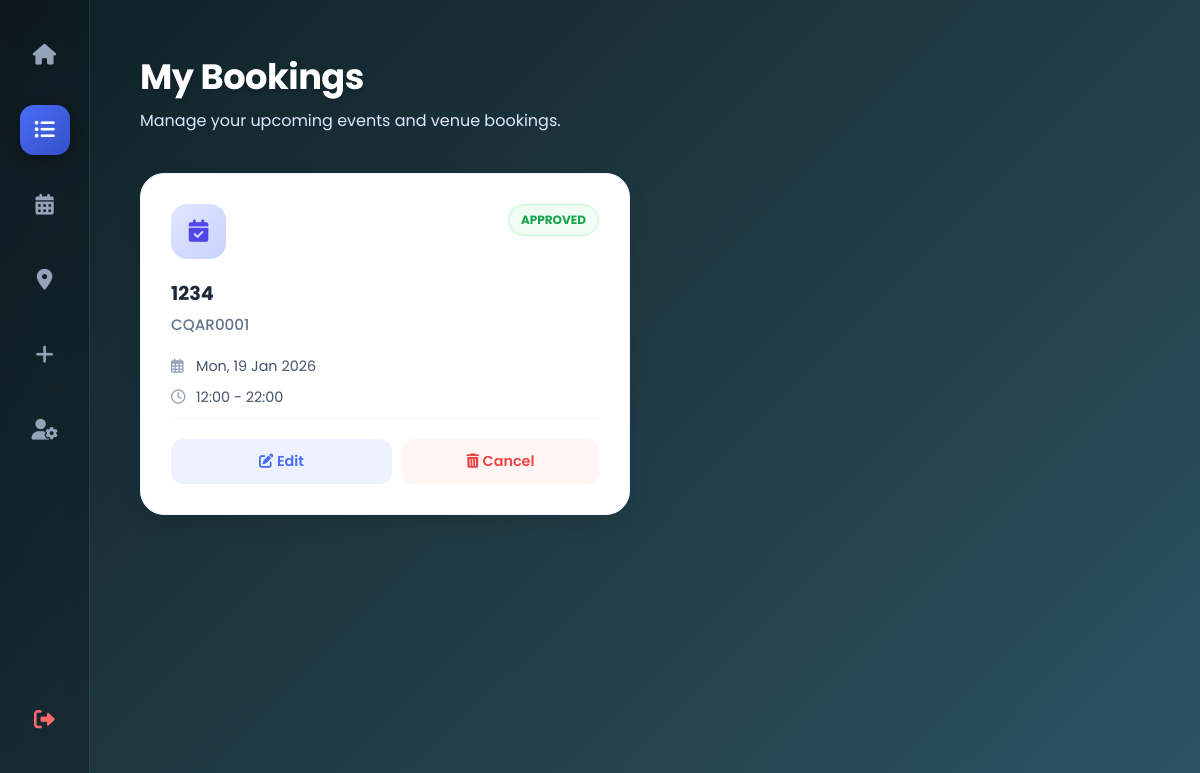
The app's page /my_bookings/ (signed in) with its own data.
### accounts/models.py (models this page shows, shortened)
class Booking(models.Model):
    STATUS_CHOICES = [
        ('PENDING', 'Pending'),
        ('APPROVED', 'Approved'),
        ('REJECTED', 'Rejected'),
    ]
    PURPOSE_CHOICES = [
        ('STUDY', 'Study'),
        ('EVENT', 'Event'),
    ]
    user = models.ForeignKey(User, on_delete=models.CASCADE)
    venue = models.ForeignKey(Venue, on_delete=models.CASCADE)
    purpose = models.CharField(max_length=10, choices=PURPOSE_CHOICES, default='STUDY')
    event_name = models.CharField(max_length=200, blank=True)
    description = models.TextField(blank=True)
    document = models.FileField(upload_to='booking_docs/', blank=True, null=True)
    start_time = models.DateTimeField()
    end_time = models.DateTimeField()
    status = models.CharField(max_length=10, choices=STATUS_CHOICES, default='PENDING')
    created_at = models.DateTimeField(auto_now_add=True)
    addon_equipment = models.TextField(blank=True, null=True, help_text="List any extra equipment needed (e.g., Extra Mic, Extension Cord).")

class Venue(models.Model):
    name = models.CharField(max_length=200, help_text="e.g. Lecture Hall A")
    location = models.CharField(max_length=200, help_text="e.g. Block B, Level 2")
    capacity = models.IntegerField(help_text="How many people can fit?")
    equipment = models.CharField(max_length=200, blank=True, help_text="e.g. Projector, Wifi, AC")

### accounts/views.py (the view)
# urls.py: path('my_bookings/', views.my_bookings_view, name='my_bookings'),
@login_required(login_url='login')
def my_bookings_view(request):
    bookings = Booking.objects.filter(user=request.user).order_by('-start_time')
    return render(request, 'my_bookings.html', {'bookings': bookings})

### templates/my_bookings.html (shortened to what this page needs)
<!DOCTYPE html>
<html lang="en">
<head>
    <link rel="stylesheet" href="https://cdnjs.cloudflare.com/ajax/libs/font-awesome/6.0.0/css/all.min.css">
</head>
<body>
    <div class="sidebar">
        <a href="{% url 'dashboard' %}" class="sidebar-icon" data-tooltip="Dashboard"><i class="fas fa-home"></i></a>
        <a href="#" class="sidebar-icon active" data-tooltip="My Bookings"><i class="fas fa-list-ul"></i></a>
        <a href="{% url 'calendar' %}" class="sidebar-icon" data-tooltip="View Schedule"><i class="fas fa-calendar-alt"></i></a>
        <a href="{% url 'venue_list' %}" class="sidebar-icon" data-tooltip="Campus Venues"><i class="fas fa-map-marker-alt"></i></a>
        <a href="{% url 'create_booking' %}" class="sidebar-icon" data-tooltip="Book a Venue"><i class="fas fa-plus"></i></a>
        <a href="{% url 'profile' %}" class="sidebar-icon" data-tooltip="Settings"><i class="fas fa-user-cog"></i></a>
        <a href="{% url 'logout' %}" class="sidebar-icon logout" data-tooltip="Log Out"><i class="fas fa-sign-out-alt"></i></a>
    </div>
    <div class="main-content">
        <div class="header">
            <h1>My Bookings</h1>
            <p>Manage your upcoming events and venue bookings.</p>
        </div>
        <div class="bookings-grid">
            {% for booking in bookings %}
                <div class="booking-card">
                    <div class="card-top">
                        <a href="{% url 'booking_detail' booking.id %}" style="text-decoration: none; color: inherit; display: contents;">
                            <div class="venue-icon"><i class="fas fa-calendar-check"></i></div>
                            {% if booking.status == 'APPROVED' %}
                                <span class="status-badge" style="background:#f0fdf4; color:#16a34a; border-color:#bbf7d0;">Approved</span>
                            {% elif booking.status == 'REJECTED' %}
                                <span class="status-badge" style="background:#fef2f2; color:#dc2626; border-color:#fecaca;">Rejected</span>
                            {% else %}
                                <span class="status-badge" style="background:#fffbeb; color:#d97706; border-color:#fde68a;">Pending</span>
                            {% endif %}
                        </a>
                    </div>
                    <a href="{% url 'booking_detail' booking.id %}" style="text-decoration: none; color: inherit;">
                        <div class="event-name">{{ booking.event_name }}</div>
                        <div class="venue-name">{{ booking.venue.name }}</div>
                        <div class="info-row"><i class="far fa-calendar-alt"></i> {{ booking.start_time|date:"D, d M Y" }}</div>
                        <div class="info-row"><i class="far fa-clock"></i> {{ booking.start_time|date:"H:i" }} - {{ booking.end_time|date:"H:i" }}</div>
                    </a>
                    <div class="card-footer">
                        <a href="{% url 'modify_booking' booking.id %}" class="btn-edit"><i class="fas fa-edit"></i> Edit</a>
                        <form method="POST" action="{% url 'delete_booking' booking.id %}" onsubmit="return confirm('Cancel this booking?');" style="flex: 1;">
                            <button type="submit" class="btn-cancel"><i class="fas fa-trash-alt"></i> Cancel</button>
                        </form>
                    </div>
                </div>
            {% empty %}
                <div class="no-bookings">
                    <h3>No Bookings Found</h3>
                    <p>You haven't made any reservations yet.</p>
                    <a href="{% url 'create_booking' %}" style="color:#4a6cf7; font-weight:600; text-decoration:none;">Book Now</a>
                </div>
            {% endfor %}
        </div>
    </div>
</body>
</html>

### templates/my_bookings.html (style rules this page uses)
* { margin: 0; padding: 0; box-sizing: border-box; font-family: 'Poppins', sans-serif; }
body { display: flex; height: 100vh; background: linear-gradient(135deg, #0f2027, #203a43, #2c5364); overflow: hidden; }
.sidebar { width: 90px; background: rgba(0, 0, 0, 0.2); backdrop-filter: blur(12px); -webkit-backdrop-filter: blur(12px); border-right: 1px solid rgba(255, 255, 255, 0.1); display: flex; flex-direction: column; align-items: center; padding: 30px 0; z-index: 100; }
.sidebar-icon { width: 50px; height: 50px; border-radius: 14px; display: flex; justify-content: center; align-items: center; color: #94a3b8; font-size: 1.3rem; margin-bottom: 25px; transition: 0.3s; text-decoration: none; position: relative; }
.sidebar-icon.active { background: linear-gradient(135deg, #4a6cf7 0%, #3451c7 100%); color: white; box-shadow: 0 8px 20px rgba(0, 0, 0, 0.3); }
.sidebar-icon.logout { margin-top: auto; color: #ff6b6b; }
.sidebar-icon::after { content: attr(data-tooltip); position: absolute; left: 75px; top: 50%; transform: translateY(-50%) translateX(10px); background-color: #2d3436; color: white; padding: 6px 14px; border-radius: 8px; font-size: 0.85rem; font-weight: 500; white-space: nowrap; opacity: 0; visibility: hidden; transition: 0.2s; pointer-events: none; z-index: 100; }
.main-content { flex: 1; padding: 50px; overflow-y: auto; background: transparent; }
.header h1 { font-size: 2.2rem; font-weight: 700; color: white; letter-spacing: -0.5px; text-shadow: 0 2px 4px rgba(0,0,0,0.2); }
.header p { color: #e0e7ff; margin-top: 5px; font-size: 1rem; }
.bookings-grid { display: grid; grid-template-columns: repeat(auto-fill, minmax(320px, 1fr)); gap: 30px; margin-top: 40px; }
.booking-card { background: white; border-radius: 24px; padding: 30px; border: 1px solid #f1f5f9; box-shadow: 0 10px 30px -10px rgba(0,0,0,0.2); transition: 0.3s; display: flex; flex-direction: column; }
.card-top { display: flex; justify-content: space-between; align-items: flex-start; margin-bottom: 20px; }
.venue-icon { width: 55px; height: 55px; border-radius: 16px; display: flex; justify-content: center; align-items: center; font-size: 1.4rem; background: linear-gradient(135deg, #e0e7ff 0%, #c7d2fe 100%); color: #4f46e5; }
.status-badge { padding: 6px 12px; border-radius: 20px; font-size: 0.75rem; font-weight: 700; text-transform: uppercase; border: 1px solid transparent; }
.event-name { font-size: 1.2rem; font-weight: 700; color: #1e293b; margin-bottom: 5px; }
.venue-name { font-size: 0.95rem; color: #64748b; margin-bottom: 20px; font-weight: 500; }
.info-row { display: flex; align-items: center; margin-bottom: 10px; color: #475569; font-size: 0.9rem; }
.info-row i { width: 25px; color: #94a3b8; }
.card-footer { margin-top: auto; padding-top: 20px; border-top: 1px solid #f1f5f9; display: flex; gap: 10px; }
.btn-edit { flex: 1; padding: 12px; background: #eef2ff; color: #4a6cf7; border-radius: 12px; text-align: center; text-decoration: none; font-weight: 600; font-size: 0.9rem; transition: 0.3s; }
.btn-cancel { width: 100%; padding: 12px; border: none; border-radius: 12px; background: #fff5f5; color: #ef4444; font-weight: 600; font-size: 0.9rem; cursor: pointer; transition: 0.3s; }

### records on screen
Booking: status "APPROVED", event_name "1234", venue.name "CQAR0001", start_time "Mon, 19 Jan 2026", start_time "12:00", end_time "22:00"
